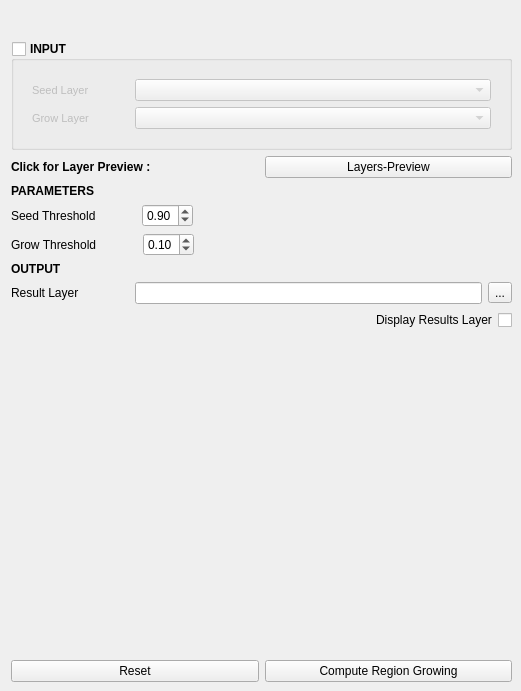
     <widget class="QWidget" name="tab_5">
      <attribute name="title">
       <string>REGION GROWING</string>
      </attribute>
      <widget class="QWidget" name="layoutWidget">
       <property name="geometry">
        <rect>
         <x>11</x>
         <y>11</y>
         <width>501</width>
         <height>671</height>
        </rect>
       </property>
       <layout class="QVBoxLayout" name="verticalLayout_5">
        <item>
         <spacer name="verticalSpacer_22">
          <property name="orientation">
           <enum>Qt::Vertical</enum>
          </property>
          <property name="sizeType">
           <enum>QSizePolicy::Fixed</enum>
          </property>
          <property name="sizeHint" stdset="0">
           <size>
            <width>20</width>
            <height>30</height>
           </size>
          </property>
         </spacer>
        </item>
        <item>
         <widget class="QGroupBox" name="groupBox_RG_input">
          <property name="font">
           <font>
            <pointsize>9</pointsize>
            <weight>75</weight>
            <bold>true</bold>
           </font>
          </property>
          <property name="title">
           <string>INPUT</string>
          </property>
          <property name="checkable">
           <bool>true</bool>
          </property>
          <property name="checked">
           <bool>false</bool>
          </property>
          <layout class="QGridLayout" name="gridLayout_19">
           <item row="0" column="0">
            <widget class="QFrame" name="frame_3">
             <property name="font">
              <font>
               <pointsize>8</pointsize>
               <weight>50</weight>
               <bold>false</bold>
               <kerning>true</kerning>
              </font>
             </property>
             <property name="frameShape">
              <enum>QFrame::NoFrame</enum>
             </property>
             <property name="frameShadow">
              <enum>QFrame::Raised</enum>
             </property>
             <layout class="QGridLayout" name="gridLayout_18">
              <item row="1" column="0">
               <layout class="QHBoxLayout" name="horizontalLayout_3">
                <item>
                 <widget class="QLabel" name="label_30">
                  <property name="sizePolicy">
                   <sizepolicy hsizetype="Fixed" vsizetype="Preferred">
                    <horstretch>0</horstretch>
                    <verstretch>0</verstretch>
                   </sizepolicy>
                  </property>
                  <property name="font">
                   <font>
                    <pointsize>8</pointsize>
                    <weight>50</weight>
                    <bold>false</bold>
                    <kerning>true</kerning>
                   </font>
                  </property>
                  <property name="text">
                   <string>Grow Layer</string>
                  </property>
                 </widget>
                </item>
                <item>
                 <spacer name="horizontalSpacer_25">
                  <property name="orientation">
                   <enum>Qt::Horizontal</enum>
                  </property>
                  <property name="sizeType">
                   <enum>QSizePolicy::Fixed</enum>
                  </property>
                  <property name="sizeHint" stdset="0">
                   <size>
                    <width>40</width>
                    <height>20</height>
                   </size>
                  </property>
                 </spacer>
                </item>
                <item>
                 <widget class="QComboBox" name="comboBox_RG_grow"/>
                </item>
               </layout>
              </item>
              <item row="0" column="0">
               <layout class="QHBoxLayout" name="horizontalLayout_12">
                <item>
                 <widget class="QLabel" name="label_31">
                  <property name="sizePolicy">
                   <sizepolicy hsizetype="Fixed" vsizetype="Preferred">
                    <horstretch>0</horstretch>
                    <verstretch>0</verstretch>
                   </sizepolicy>
                  </property>
                  <property name="font">
                   <font>
                    <pointsize>8</pointsize>
                    <weight>50</weight>
                    <bold>false</bold>
                    <kerning>true</kerning>
                   </font>
                  </property>
                  <property name="text">
                   <string>Seed Layer</string>
                  </property>
                 </widget>
                </item>
                <item>
                 <spacer name="horizontalSpacer_26">
                  <property name="orientation">
                   <enum>Qt::Horizontal</enum>
                  </property>
                  <property name="sizeType">
                   <enum>QSizePolicy::Fixed</enum>
                  </property>
                  <property name="sizeHint" stdset="0">
                   <size>
                    <width>40</width>
                    <height>20</height>
                   </size>
                  </property>
                 </spacer>
                </item>
                <item>
                 <widget class="QComboBox" name="comboBox_RG_seed"/>
                </item>
               </layout>
              </item>
             </layout>
            </widget>
           </item>
          </layout>
         </widget>
        </item>
        <item>
         <layout class="QHBoxLayout" name="horizontalLayout_13">
          <item>
           <widget class="QLabel" name="label_43">
            <property name="font">
             <font>
              <weight>75</weight>
              <bold>true</bold>
             </font>
            </property>
            <property name="text">
             <string>Click for Layer Preview :</string>
            </property>
           </widget>
          </item>
          <item>
           <widget class="QPushButton" name="Preview">
            <property name="text">
             <string>Layers-Preview</string>
            </property>
           </widget>
          </item>
         </layout>
        </item>
        <item>
         <widget class="QLabel" name="label_29">
          <property name="font">
           <font>
            <pointsize>9</pointsize>
            <weight>75</weight>
            <bold>true</bold>
           </font>
          </property>
          <property name="text">
           <string>PARAMETERS</string>
          </property>
         </widget>
        </item>
        <item>
         <layout class="QGridLayout" name="gridLayout_17">
          <item row="1" column="0">
           <layout class="QHBoxLayout" name="horizontalLayout_45">
            <item>
             <widget class="QLabel" name="label_91">
              <property name="sizePolicy">
               <sizepolicy hsizetype="Fixed" vsizetype="Preferred">
                <horstretch>0</horstretch>
                <verstretch>0</verstretch>
               </sizepolicy>
              </property>
              <property name="text">
               <string>Grow Threshold</string>
              </property>
             </widget>
            </item>
            <item>
             <spacer name="horizontalSpacer_63">
              <property name="orientation">
               <enum>Qt::Horizontal</enum>
              </property>
              <property name="sizeType">
               <enum>QSizePolicy::Fixed</enum>
              </property>
              <property name="sizeHint" stdset="0">
               <size>
                <width>40</width>
                <height>20</height>
               </size>
              </property>
             </spacer>
            </item>
            <item>
             <widget class="QDoubleSpinBox" name="doubleSpinBox_RG_grow">
              <property name="sizePolicy">
               <sizepolicy hsizetype="Fixed" vsizetype="Fixed">
                <horstretch>0</horstretch>
                <verstretch>0</verstretch>
               </sizepolicy>
              </property>
              <property name="maximum">
               <double>1.000000000000000</double>
              </property>
              <property name="singleStep">
               <double>0.010000000000000</double>
              </property>
              <property name="value">
               <double>0.100000000000000</double>
              </property>
             </widget>
            </item>
            <item>
             <spacer name="horizontalSpacer_64">
              <property name="orientation">
               <enum>Qt::Horizontal</enum>
              </property>
              <property name="sizeHint" stdset="0">
               <size>
                <width>40</width>
                <height>20</height>
               </size>
              </property>
             </spacer>
            </item>
           </layout>
          </item>
          <item row="0" column="0">
           <layout class="QHBoxLayout" name="horizontalLayout_52">
            <item>
             <widget class="QLabel" name="label_138">
              <property name="sizePolicy">
               <sizepolicy hsizetype="Fixed" vsizetype="Preferred">
                <horstretch>0</horstretch>
                <verstretch>0</verstretch>
               </sizepolicy>
              </property>
              <property name="text">
               <string>Seed Threshold</string>
              </property>
             </widget>
            </item>
            <item>
             <spacer name="horizontalSpacer_65">
              <property name="orientation">
               <enum>Qt::Horizontal</enum>
              </property>
              <property name="sizeType">
               <enum>QSizePolicy::Fixed</enum>
              </property>
              <property name="sizeHint" stdset="0">
               <size>
                <width>40</width>
                <height>20</height>
               </size>
              </property>
             </spacer>
            </item>
            <item>
             <widget class="QDoubleSpinBox" name="doubleSpinBox_RG_seed">
              <property name="sizePolicy">
               <sizepolicy hsizetype="Fixed" vsizetype="Fixed">
                <horstretch>0</horstretch>
                <verstretch>0</verstretch>
               </sizepolicy>
              </property>
              <property name="maximum">
               <double>1.000000000000000</double>
              </property>
              <property name="singleStep">
               <double>0.010000000000000</double>
              </property>
              <property name="value">
               <double>0.900000000000000</double>
              </property>
             </widget>
            </item>
            <item>
             <spacer name="horizontalSpacer_66">
              <property name="orientation">
               <enum>Qt::Horizontal</enum>
              </property>
              <property name="sizeHint" stdset="0">
               <size>
                <width>40</width>
                <height>20</height>
               </size>
              </property>
             </spacer>
            </item>
           </layout>
          </item>
         </layout>
        </item>
        <item>
         <widget class="QLabel" name="label_139">
          <property name="font">
           <font>
            <pointsize>9</pointsize>
            <weight>75</weight>
            <bold>true</bold>
           </font>
          </property>
          <property name="text">
           <string>OUTPUT</string>
          </property>
         </widget>
        </item>
        <item>
         <layout class="QGridLayout" name="gridLayout_15">
          <item row="0" column="0">
           <layout class="QGridLayout" name="gridLayout_32">
            <item row="0" column="3">
             <widget class="QToolButton" name="toolButton_RG_result">
              <property name="text">
               <string>...</string>
              </property>
             </widget>
            </item>
            <item row="0" column="1">
             <spacer name="horizontalSpacer_67">
              <property name="orientation">
               <enum>Qt::Horizontal</enum>
              </property>
              <property name="sizeType">
               <enum>QSizePolicy::Fixed</enum>
              </property>
              <property name="sizeHint" stdset="0">
               <size>
                <width>50</width>
                <height>20</height>
               </size>
              </property>
             </spacer>
            </item>
            <item row="0" column="0">
             <widget class="QLabel" name="label_143">
              <property name="text">
               <string>Result Layer</string>
              </property>
             </widget>
            </item>
            <item row="0" column="2">
             <widget class="QLineEdit" name="lineEdit_RG_result">
              <property name="sizePolicy">
               <sizepolicy hsizetype="Expanding" vsizetype="Minimum">
                <horstretch>0</horstretch>
                <verstretch>0</verstretch>
               </sizepolicy>
              </property>
             </widget>
            </item>
           </layout>
          </item>
          <item row="1" column="0">
           <layout class="QGridLayout" name="gridLayout_33">
            <item row="0" column="2">
             <widget class="QCheckBox" name="checkBox_RG_display">
              <property name="sizePolicy">
               <sizepolicy hsizetype="Minimum" vsizetype="Minimum">
                <horstretch>0</horstretch>
                <verstretch>0</verstretch>
               </sizepolicy>
              </property>
              <property name="layoutDirection">
               <enum>Qt::RightToLeft</enum>
              </property>
              <property name="text">
               <string/>
              </property>
              <property name="tristate">
               <bool>false</bool>
              </property>
             </widget>
            </item>
            <item row="0" column="1">
             <widget class="QLabel" name="label_140">
              <property name="text">
               <string>Display Results Layer</string>
              </property>
             </widget>
            </item>
            <item row="0" column="0">
             <spacer name="horizontalSpacer_68">
              <property name="orientation">
               <enum>Qt::Horizontal</enum>
              </property>
              <property name="sizeType">
               <enum>QSizePolicy::Expanding</enum>
              </property>
              <property name="sizeHint" stdset="0">
               <size>
                <width>50</width>
                <height>20</height>
               </size>
              </property>
             </spacer>
            </item>
           </layout>
          </item>
         </layout>
        </item>
        <item>
         <spacer name="verticalSpacer_21">
          <property name="orientation">
           <enum>Qt::Vertical</enum>
          </property>
          <property name="sizeHint" stdset="0">
           <size>
            <width>20</width>
            <height>50</height>
           </size>
          </property>
         </spacer>
        </item>
        <item>
         <layout class="QGridLayout" name="gridLayout_11">
          <item row="0" column="1">
           <widget class="QPushButton" name="pushButton_RG_reset">
            <property name="text">
             <string>Reset</string>
            </property>
           </widget>
          </item>
          <item row="0" column="2">
           <widget class="QPushButton" name="pushButton_RG_run">
            <property name="text">
             <string>Compute Region Growing</string>
            </property>
            <property name="autoDefault">
             <bool>true</bool>
            </property>
            <property name="default">
             <bool>false</bool>
            </property>
            <property name="flat">
             <bool>false</bool>
            </property>
           </widget>
          </item>
         </layout>
        </item>
       </layout>
      </widget>
     </widget>
